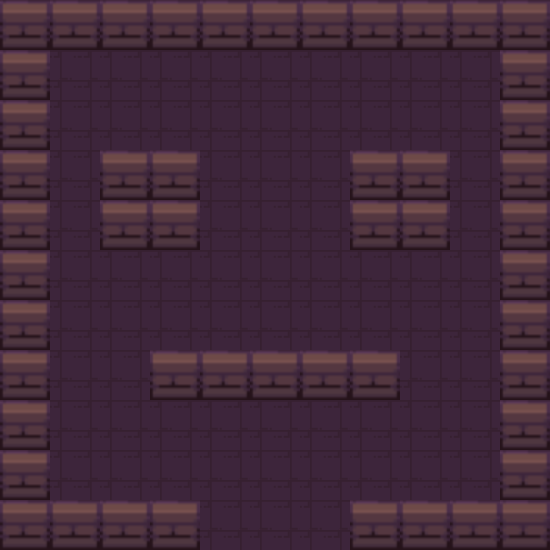

Below is a game level as drawn by its tile map, then a one-line description and the .tmx file that defines it, in full:
An orthogonal 11x11 tile map with 50x50 px tiles, 1 tile layer (Capa de patrones 1) and 15 objects (Player, Enemy, Chest, Healing, Ending).

<map version="1.9" tiledversion="1.9.2" orientation="orthogonal" renderorder="right-down" width="11" height="11" tilewidth="50" tileheight="50" infinite="0" nextlayerid="3" nextobjectid="24">
 <tileset firstgid="1" source="dungeonTileSet1.tsx" />
 <layer id="1" name="Capa de patrones 1" width="11" height="11">
  <data encoding="csv">
1,1,1,1,1,1,1,1,1,1,1,
1,2,2,2,2,2,2,2,2,2,1,
1,2,2,2,2,2,2,2,2,2,1,
1,2,1,1,2,2,2,1,1,2,1,
1,2,1,1,2,2,2,1,1,2,1,
1,2,2,2,2,2,2,2,2,2,1,
1,2,2,2,2,2,2,2,2,2,1,
1,2,2,1,1,1,1,1,2,2,1,
1,2,2,2,2,2,2,2,2,2,1,
1,2,2,2,2,2,2,2,2,2,1,
1,1,1,1,2,2,2,1,1,1,1
</data>
 </layer>
 <objectgroup id="2" name="Capa de Objetos 1">
  <object id="2" x="100" y="150">
   <polygon points="0,0 100,0 100,100 0,100 0,50 0,0" />
  </object>
  <object id="3" x="350" y="150">
   <polygon points="0,0 100,0 100,100 0,100" />
  </object>
  <object id="4" x="150" y="350">
   <polygon points="0,0 250,0 250,50 0,50" />
  </object>
  <object id="5" name="Player" x="254" y="91.6667" width="39" height="41" />
  <object id="6" x="200" y="550">
   <polygon points="0,0 0,-50 -200,-50 -200,0" />
  </object>
  <object id="7" x="50" y="500">
   <polygon points="0,0 0,-500 -50,-500 -50,0" />
  </object>
  <object id="10" x="550" y="50">
   <polygon points="0,0 0,500 -50,500 -50,0" />
  </object>
  <object id="11" x="500" y="550">
   <polygon points="0,0 0,-50 -150,-50 -150,0" />
  </object>
  <object id="14" name="Enemy" x="400" y="450" width="50" height="50" />
  <object id="15" name="Chest" x="111.434" y="270.261" width="42.2683" height="42.9087" />
  <object id="16" name="Healing" x="389.381" y="280.187" width="42.2683" height="42.9087" />
  <object id="18" name="Ending" x="64.9162" y="71.0876" width="33.3489" height="32.7084" />
  <object id="21" x="50" y="0">
   <polygon points="0,0 200,0 200,50 0,50" />
  </object>
  <object id="22" x="300" y="0">
   <polygon points="0,0 250,0 250,50 0,50" />
  </object>
  <object id="23" x="250" y="0">
   <polygon points="0,0 50,0 50,50 0,50" />
  </object>
 </objectgroup>
</map>
